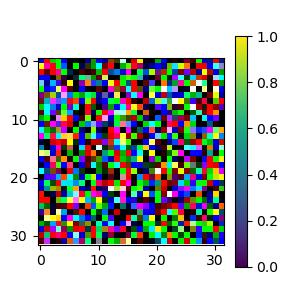
#> input picture datas/normal_noise_32.jpg, 300 x 300 px, given in place of static_color-grid_size_16.png, which was not available
$ jupyter execute --allow-errors pixel_time.ipynb   (text cells are left out)
#> lines starting #> are read from the running program, lines starting #| are printed output that depends on the picture; pictures that were not available may be replaced by others from this repository, and a replacement may not be noted
### ourmodel/UMRtools.py
import numpy as np
import matplotlib.pyplot as plt
import shutil
import sys
from io import StringIO
import threading
import time as Time
import os
import queue
import fileinput
output_buffer = StringIO()
old_stdout = sys.stdout
sys.stdout = output_buffer
BUILD_UP_DIR='/home/zhaobenyan/buildup/'
sys.path.insert(0,f'{BUILD_UP_DIR}')
import utils
from generate import *
sys.stdout = old_stdout


#通过import *的模式，所有用到的库就全import了，不需要再import了。AKA，只要一次import
PATCHFAST_DIR='/home/zhaobenyan/model/patchfast/'
RESOURCE_DIR='/home/zhaobenyan/model/resource/'
SRC_DIR='/home/zhaobenyan/model/repos/patchV1/src/'
BIN_DIR='/home/zhaobenyan/model/bin/'
HOME_DIR = os.environ['HOME']
MODEL_DIR=f"{HOME_DIR}/model/"
SET_UP_DIR=f"{MODEL_DIR}setup/"
REPOS_DIR=f"{MODEL_DIR}repos/"
PATCHV1_DIR=f"{REPOS_DIR}patchV1/"
MAX_RESOURCE=32 #最大并行数量，一般来说设置为显卡数量的整数倍，已经经过调优。注意：您仍可以并行超过这个数量，并且这样做是受到推荐的，因为它将更快。只不过超过Max后会有一定的串行情况。
VERSION='v1.2'
#以上，通过buildup进行相应设定，改动请重新buildup

#以下，可以自行设定
data_save_path='/home/zhaobenyan/model/data_save/auto_manage/' #自己设定，数据保存文件夹 以‘/’结尾
img_save_path='/home/zhaobenyan/model/data_save/img_save/' #自己设定，是Usave_img的根目录
model_log_path='/home/zhaobenyan/model/data_save/log/' #自己设定,存放戴老师模型的输出，可以通过观察是否有一个到100%的进度条来判断模型运行是否正常
gratings_path='/home/zhaobenyan/model/data_save/gratings/' #generate.py里面生成grating的路径

sleep_time=0.01 #线程连续启动时的等待时间参数，调参时使用，现在我应该调好了（如果时间间隔过短，则patch_fast会都选中同一GPU导致计算资源浪费）
log_on=False #开启log方便调试

#此版本模型，返回两个值，第一个是512个lgn，在每个时间段上的发放次数，shape:(512, 8000*秒数)
#                      第二个是v1各神经元的放电率，shape:(,3840)
#使用参数 layer='lgn'获得第一个返回值，使用layer='v1'或不写，获得第二个返回值
#不用担心会重复计算

for directory in [data_save_path,img_save_path,model_log_path]:
    if not os.path.exists(directory):
        os.makedirs(directory)

def _add_path(new_path):
    # 获取当前环境变量
    env = os.environ.copy()
    # 如果环境变量中不存在该路径，将其添加到PATH变量中
    if 'PATH' in env:
        paths = env['PATH'].split(':')
        if new_path not in paths:
            env['PATH'] = f"{new_path}:{env['PATH']}"
    else:
        env['PATH'] = new_path
    # 更新环境变量
    os.environ.update(env)

_add_path(f'{BIN_DIR}')
_add_path(f"{SRC_DIR}util/")


# [40 lines left out: function Upeek_target_neurons, not called in this run]

def _generate_Name_by_Para(C, P, SF, D, frameRate, size, repeat_time=1,run_time=0):
    return f"C{C:.3f}_P{P:.3f}_SF{SF}_D{D:.3f}_frameRate{frameRate}_size{size}_Rpt{repeat_time}_RunT{run_time:.3f}"

# [464 lines left out: functions Uget_Image_Array, read_spike, run_model, Uget_Image_Response, Uget_Parameter_Response, Uget_Parameter_Response_parallel and 6 more, not called in this run]


# [33 lines of commented-out code are left out]

print(f"UMRtools verison: {VERSION}")

### ourmodel/generate.py
import matplotlib.pyplot as plt
import matplotlib.gridspec as gs
import numpy as np
import os
from grating import *
from ext_signal import *
from scipy.stats import qmc

def acuity(ecc):
    k = 0.2049795945022049
    log_cpd0 = 3.6741080244555278
    cpd = np.exp(-k*ecc + log_cpd0)
    return 2/cpd/4
    # return 1/cpd/4

K_onC = 29.13289963
K_onS = 23.17378917
K_offC = 22.71914498
K_offS = 12.53276353
r_C = (acuity(0.095) + acuity(0))/2
r_S = r_C*3
cov = 0.53753
def zeroCross(k1, k2, r1, r2):
    return np.sqrt(np.log(k1/k2)/(r2*r2 - r1*r1))*r1*r2
SF = 1.0/(zeroCross(K_offC, K_onS*cov, r_C, r_S)*2 + zeroCross(K_onC, K_offS*cov, r_C, r_S)*2)
print(SF)

# color-drifting
inputLMS = True
# range_deg = 0.0344798
range_deg=0.034479770809412
print(acuity(range_deg))
buffer_deg = acuity(range_deg)*3  #*2
print(f'range_deg = {range_deg}, buffer_deg = {buffer_deg}')
SF = 36
TF = 8
time = np.array([1/TF])
neye = 1
center = np.pi/2
wing = np.pi/2
sharpness = 1

#生成grating
'''
path：储存路径
C:contrast,范围在[0,0.5]
P:#相位,范围[0,2pi)
SF:spatial frequency,建议范围在10到40之间
D:方向,范围[0,pi]
frameRate:帧率（一秒几帧，=1就是静止的,>1就是动的)
size:图片大小
'''
def generate_input(path,C,P,SF,D,frameRate,size,stimulus_name):
#> called with C = array of shape (1,), P = array of shape (1,), SF = array of shape (1,), D = array of shape (1,), frameRate = 1, size = 128, stimulus_name = 'static_color-grid_time1'
      n = 1 # 给图片编号的序号
      C = C.astype('float32')
      P = P.astype('float32')
      SF = SF.astype('float32')
      D = D.astype('float32')
      for c in C:
            for sf in SF:
                  for orient in D:
                        for phase in P:
                              crest = np.array([0.5+c, 0.5-c, 0.5]) #contrast和正弦光栅的波峰、波谷在LMS颜色空间的关系
                              valley = np.array([0.5-c, 0.5+c, 0.5])
                              # video_fn = path +f'static_color-grid_con_{round(C[0]*100)}'
                              video_fn = path +f'{stimulus_name}_{n}'
                              cfg_fn = path + f'{stimulus_name}_{n}_cfg' #XXXcfg.bin储存每张图的参数，要关注存的时候的变量类型，是f4还是u4，怎么存就怎么读
                              f = open(cfg_fn+ '.bin', 'wb') # sf,d,p,c
                              np.array([sf]).astype('f4').tofile(f)
                              np.array([orient*180/np.pi]).astype('f4').tofile(f) #generate_grating需要弧度制，但是我参数保存的角度制
                              np.array([phase*180/np.pi]).astype('f4').tofile(f)
                              np.array([c]).astype('f4').tofile(f)
                              crest.astype('f4').tofile(f)
                              valley.astype('f4').tofile(f)
                              f.close()
                              generate_grating(1.0, sf, TF, orient, size, crest, valley, video_fn, time, phase, sharpness, frameRate, ecc = range_deg, buffer_ecc = buffer_deg, gtype='drifting', neye = neye, bar = False, center = center, wing = wing, mask = None, inputLMS = inputLMS,genMovie = True)
                              n = n+1

def mk_path(path):#判断路径时候存在，不存在则创建
      if not os.path.exists(path):
            os.makedirs(path)

#获取.cfg文件fStimulus对应的文件名
# [7 lines left out: function Get_fStimulus_Name, not called in this run]

### ourmodel/pixel_time.ipynb
[cell 1]
from generate import *
import numpy as np
from UMRtools import *
import matplotlib.pyplot as plt
from PIL import Image
import time
import os.path
import shutil
np.set_printoptions(threshold=np.inf)  #使输出数据完整显示
import warnings
warnings.filterwarnings('ignore')

[cell 2]
#生成grating
def Generate_Gratings(C,P,SF,D,frameRate,size,stimulus_name):
    '''
    C:contrast,范围在[0,0.5]
    P:#相位,范围[0,2pi)
    SF:spatial frequency,建议范围在10到40之间
    D:方向,范围[0,pi]
    frameRate:帧率（一秒几帧，=1就是静止的,>1就是动的)
    size:图片大小
    stimulus_name:生成文件的文件名
    '''
    mk_path(gratings_path)
    generate_input(gratings_path,C,P,SF,D,frameRate,size,stimulus_name)
    #获取fStimulus及其.cfg文件对应的文件名
    fStimulus=Get_fStimulus_Name(gratings_path,stimulus_name)
    return fStimulus

[cell 3]
#运行一次代码并记录时间
def Run_Our_Model(frameRate, Simulation_duration,cfg_file_id, *args):
    '''
    可变长参数为：C, P, SF, D, size,stimulus_name
    其中stimulus_name：stimulus的名字（即调用generate.py生成文件时的文件名）
    如果可变长参数长度为0:固定fStimulus,如果不固定，每次都会生成grating并修改fStimulus,固定的话手动输入固定为哪个
    frameRate=1:静态图片
    Simulation_duration:模拟时长(s)
    log_on:是否打印一些中间值
    cfg_file_id: 指定使用的minimal配置文件编号,默认为空（即使用minimal.cfg作为cfg文件）
    repeat: 每组参数重复实验次数

    '''
    log_on=True
    if len(args) == 0:
        fStimulus='gray1.bin'
    else:
        C, P, SF, D, size, stimulus_name = args
        fStimulus=Generate_Gratings(C,P,SF,D,frameRate,size,stimulus_name)[0]
        fStimulus_path = gratings_path+fStimulus
        shutil.copy(fStimulus_path, RESOURCE_DIR)
    if log_on:
        print(f"fStimulus={RESOURCE_DIR}{fStimulus}")
        file_name = os.path.splitext(fStimulus)[0]
        cfg_file_path = os.path.join(gratings_path, file_name + "_cfg.bin")
        sf, ori, phase, contrast=read_grating_cfg(cfg_file_path)
        print(f"sf={sf},ori={ori},phase={phase},contrast={contrast}")

    # 获取使用的配置文件路径
    minimal_cfg_file_path = f"{SRC_DIR}minimal{cfg_file_id}.cfg"
    print(f"minimal_cfg_file_path={minimal_cfg_file_path}")
    if cfg_file_id=='':
        output_suffix = f'merge_test_0'
    else:
        output_suffix = f'merge_test_{cfg_file_id}'
    if log_on:
        print(f"changed minimal_cfg_file = {minimal_cfg_file_path}")

    #更改cfg文件的值
    with open(minimal_cfg_file_path, 'r') as file:
    # 读取文件的每一行，并用列表保存
        lines = file.readlines()
        for i in range(len(lines)):
            if "nt =" in lines[i] and "#nt =" not in lines[i] and lines[i][0]=='n':
                lines[i] = f"nt = {int(8000*Simulation_duration)} \n"
                if log_on:
                    print(f"changed nt = {int(8000*Simulation_duration)}")
            if "fStimulus =" in lines[i] and "#fStimulus =" not in lines[i]:
                lines[i] = f"fStimulus = {fStimulus} \n"
                if log_on:
                    print(f"changed fStimulus = {fStimulus}")
            if "frameRate =" in lines[i] and "#frameRate =" not in lines[i]:
                lines[i] = f"frameRate = {frameRate} \n"
                if log_on:
                    print(f"changed frameRate = {frameRate}")
            if "output_suffix =" in lines[i] and "#output_suffix =" not in lines[i]:
                lines[i] = f"output_suffix = {output_suffix} \n"
                if log_on:
                    print(f"changed output_suffix = {output_suffix}")
        with open(f"{SRC_DIR}/minimal{cfg_file_id}.cfg", 'w') as file:
            # 将修改后的行重新写入到文件中
            file.writelines(lines)

    #记录运行时间
    start_time = time.time()
    os.system(f'cd {PATCHFAST_DIR} && {BIN_DIR}patch_fast -c {SRC_DIR}minimal{cfg_file_id}.cfg > {model_log_path}{now_time_str()}.log')

    LGN_spike_time,fr=read_spike(f"{PATCHFAST_DIR}sample_spikeCount-{output_suffix}.bin")
    LGN_spike_time = np.floor(LGN_spike_time).astype(int)
    end_time = time.time()
    total_time = round((end_time - start_time),3)

    return LGN_spike_time,fr,total_time
    # LGN_spike_time:[521,8000], fr:[3840,1]

[cell 4]
#设计实验:不同分辨率的图片对计算时间的影响
#除了分辨率，其他参数也可以用这个函数类似进行实验，但是刺激时间不能用这个函数，因为刺激时间不同LGN_spike_time的维数不同，不能直接reshape
def Experiment_resolution(mode,repeat=3):
    '''
    以下参数虽然都是固定的(模拟时间1s,frameRate=1)需要的话可以修改
    保存数据的类型都是numpy数组,形状如下
    resolution:(len(resolution),1)
    lgn_spike:(len(resolution),repeat,512,8000)
    v1_fr:(len(resolution),repeat,3840)
    run_time:(len(resolution),repeat)记录运行时间
    '''
    P=np.array([0.5*np.pi])
    SF = np.arange(36,40,10)#36
    D = np.array([np.pi/6])  # 方向范围[0,pi]
    resolution=[16,32,64,80,128,200,256]
    lgn_spike=[]
    v1_fr=[]
    run_time=[]
    if mode=="grey":
        C=np.array([0])
    else:
        C=np.array([0.45])

    for index, size in enumerate(resolution):
        for i in range(repeat):
            LGN_spike_time,fr,total_time=Run_Our_Model(1, 1,index+1,C,P,SF,D,size,f'static_color-grid_size{size}')
            lgn_spike.append(LGN_spike_time)
            v1_fr.append(fr)
            run_time.append(total_time)

    resolution, lgn_spike, v1_fr, run_time = map(np.array, [resolution, lgn_spike, v1_fr, run_time])
    lgn_spike=lgn_spike.reshape(resolution.shape[0],repeat, 512, -1)
    v1_fr=v1_fr.reshape(resolution.shape[0],repeat, -1)
    run_time=run_time.reshape(resolution.shape[0],repeat, -1)

    if mode=="grey":
        np.savez(img_save_path+'grey.npz',resolution=resolution, lgn_spike=lgn_spike, v1_fr=v1_fr, run_time=run_time)

    else:
        np.savez(img_save_path+'static_color-grid_resolution.npz',resolution=resolution, lgn_spike=lgn_spike,v1_fr=v1_fr, run_time=run_time)

    # return resolution, lgn_spike, v1_fr, run_time

def Experiment_Simulation_duration(repeat=3):
    '''
    以下参数虽然都是固定的(模拟时间1s,frameRate=1)需要的话可以修改
    保存数据的类型都是numpy数组,形状如下
    Simulation_durations:(len(Simulation_durations),1)
    lgn_spike_array:大小为(len(Simulation_durations)*repeat,)的数组,每一项是一个(512,nt)的数组
    v1_fr:(len(Simulation_durations),repeat,3840)
    run_time:(len(Simulation_durations),repeat)记录运行时间
    '''
    P=np.array([0.5*np.pi])
    SF = np.arange(36,40,10)#36
    D = np.array([np.pi/6])  # 方向范围[0,pi]
    resolution=128
    # Simulation_durations=[1,2,3,4,5,10,15,20]
    Simulation_durations=[1,2]
    lgn_spike=[]
    v1_fr=[]
    run_time=[]
    C=np.array([0.45])

    for index, Simulation_duration in enumerate(Simulation_durations):
        for i in range(repeat):
            LGN_spike_time,fr,total_time=Run_Our_Model(1,Simulation_duration,index+1,C,P,SF,D,resolution,f'static_color-grid_time{Simulation_duration}')
            lgn_spike.append(LGN_spike_time)
            v1_fr.append(fr)
            run_time.append(total_time)
    Simulation_durations, v1_fr, run_time = map(np.array, [Simulation_durations, v1_fr, run_time])
    v1_fr=v1_fr.reshape(Simulation_durations.shape[0],repeat, -1)
    run_time=run_time.reshape(Simulation_durations.shape[0],repeat, -1)

    lgn_spike_array = np.empty(Simulation_durations.shape[0]*repeat, dtype=object)

    # 逐个将原始列表中的二维数组添加到空数组中
    for i in range(Simulation_durations.shape[0]*repeat):
        lgn_spike_array[i] = lgn_spike[i]

    # 打印结果
    print(lgn_spike_array.shape)

    np.savez(img_save_path+'Simulation_duration.npz',Simulation_durations=Simulation_durations, lgn_spike_array=lgn_spike_array, v1_fr=v1_fr, run_time=run_time)

    # return Simulation_durations, lgn_spike_array, v1_fr, run_time

#> (a cell that did not finish here is left out)

#> (a cell that did not finish here is left out)

[cell 7]
#计算lgn_fr,可以去掉指定时间之前的数据
def compute_lgn_fr(cut_off_time,mode,parameter):
  '''
  parameter=="Simulation_durations":说明Simulation_durations是变量，需要单独处理lgn_spike
  cut_off_time:截断时间，即不考虑该时间之前是spike,单位ms
  lgn_fr:(len(resolution), repeat, 512)  eg:(2,3,512)
  v1_fr:(len(resolution), repeat, 3840)
  '''
  dt=0.125

  if parameter=="Simulation_duration":
    with np.load(img_save_path+'Simulation_duration.npz',allow_pickle=True) as data:
      Simulation_durations = data['Simulation_durations']
      lgn_spike_array = data['lgn_spike_array']
      v1_fr = data['v1_fr']
      run_time = data['run_time']
      lgn_fr_list=[]
      # print(lgn_spike_array.shape[0])
      for i in range(lgn_spike_array.shape[0]):
        lgn_spike_single=lgn_spike_array[i]
        time_ms=lgn_spike_single.shape[1]*dt  #模拟时长(ms)
        cut=cut_off_time/dt #(cut_off_time/(nt*dt))*nt
        #截断的模拟次数，例如模拟时长1s时模拟8000次，cut_off_time设置为200ms,那么只计算后6400次的spike
        lgn_fr_single=np.sum(lgn_spike_single[:,int(cut):],axis=1)/((time_ms-cut_off_time)/1000) #(2, 3, 512, nt)->(2,3,512)
        print(f"lgn_fr={lgn_fr_single.shape}")
        lgn_fr_list.append(lgn_fr_list)
      lgn_fr=np.array(lgn_fr_list).reshape(Simulation_durations.shape[0],len(lgn_fr_list)/Simulation_durations.shape[0], -1)
    print(lgn_fr.shape)


  # [27 lines of commented-out code are left out]

#> (a cell that did not finish here is left out)

[cell 9]
# [68 lines left out: function plot, not called in this run]

#> (a cell that did not finish here is left out)

[cell 11]
#运行之后会保存一个文件，之后直接读取即可
C=np.array([0.45])
P=np.array([0.5*np.pi])
SF = np.arange(36,40,10)#36
D = np.array([np.pi/6])  # 方向范围[0,pi]
frameRate=1
size=128
Simulation_durations=[1,2,3,4,5,10,15,20]
repeat=10
lgn_mean_fr=[]
v1_mean_fr=[]
run_time=[]
#> (the rest of this cell did not finish here and is left out)

#> (a cell that did not finish here is left out)

#> (a cell that did not finish here is left out)

[cell 14]
#fr和运行时间随刺激时长的变化
C=np.array([0.45])
P=np.array([0.5*np.pi])
SF = np.arange(36,40,10)#36
D = np.array([np.pi/6])  # 方向范围[0,pi]
frameRate=1
resolution=[16,32,64,80,128,200,256]
repeat=10
lgn_mean_fr=[]
v1_mean_fr=[]
run_time=[]
#> (the rest of this cell did not finish here and is left out)

#> (a cell that did not finish here is left out)

[cell 16]
import matplotlib.pyplot as plt

# 为了方便，我们将所有向量转换为一维数组
#> (the rest of this cell did not finish here and is left out)

[cell 17]
#将实验用的grating拼成一张图用于展示

# 设置每个小图片的宽高
width, height = 256, 256

# 创建一张新的大图片
result = Image.new('RGB', (width * 4, height*2))
#> result: PIL image 1024x512 RGB; every value is 0
#> further down, img is the input picture: PIL image 300x300 RGB; mean R, G, B 178.5, 181.3, 180.5
#> `img = img.resize((width, height))`:
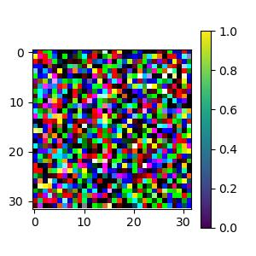
#> img: PIL image 256x256 RGB; mean R, G, B 178.5, 181.2, 180.4
#> `result.paste(img, (x, y))`:
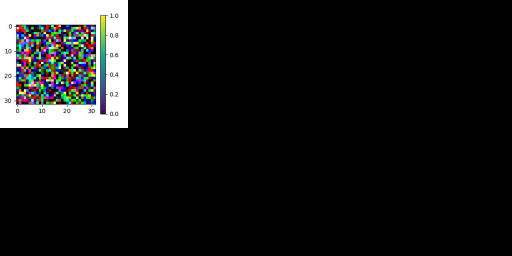
#> result: PIL image 1024x512 RGB (shown at 1/2 size); mean R, G, B 22.3, 22.7, 22.5

# 循环遍历每张小图片，并将其粘贴到大图片上
#> (the rest of this cell did not finish here and is left out)

[cell 18]
# 显示文件的创建时间
filename = "/home/zhaobenyan/model/merge_test/plotLGN_response_merge_test.py" #文件名
if os.path.exists(filename):
    # 获取文件最后修改时间
    last_modified_time = os.path.getmtime(filename)
    # 将时间戳转换为本地时间
    local_time = time.localtime(last_modified_time)
    # 格式化时间输出
    print(f"The image was last modified on {time.strftime('%Y-%m-%d %H:%M:%S', local_time)}.")
else:
    print("The image file does not exist.")

[cell 19]
import numpy as np
import matplotlib.pyplot as plt

# Define the Gaussian function
def gaussian(x, y, sigma):
    return 1/(2*np.pi*sigma**2)*np.exp(-(x**2+y**2)/(2*sigma**2))

# Create a grid of x and y values
x = np.linspace(-5, 5, 100)
y = np.linspace(-5, 5, 100)
X, Y = np.meshgrid(x, y)

# Evaluate the Gaussian function at each point in the grid
sigma = 1
Z = gaussian(X, Y, sigma)

# Plot the function as a surface plot
fig = plt.figure()
#> (the rest of this cell did not finish here and is left out)

[cell 20]
import numpy as np
import matplotlib.pyplot as plt

import numpy as np
import matplotlib.pyplot as plt

import numpy as np
import matplotlib.pyplot as plt

class TemporalParams:
    def __init__(self, nR, nD, tauR, tauD, ratio):
        self.nR = nR
        self.nD = nD
        self.tauR = tauR
        self.tauD = tauD
        self.ratio = ratio

def temporalKernel(tau, temp, lfac1, lfac2):
    tau1 = tau / temp.tauR
    tau2 = tau / temp.tauD
    A1 = (temp.nR-1) * np.log(tau1)
    A2 = (temp.nD-1) * np.log(tau2)
    tpR = np.exp(A1 - tau1 - lfac1) / temp.tauR
    tpD = np.exp(A2 - tau2 - lfac2) / temp.tauD
    tp = tpR - temp.ratio * tpD
    return tp

def integral(t_0, lfac1, lfac2, temp, nR, nD, tauR, tauD, ratio):
    def G(tau):
        tau1 = tau / temp.tauR
        tau2 = tau / temp.tauD
        A1 = (nR-1) * np.log(tau1)
        A2 = (nD-1) * np.log(tau2)
        tpR = np.exp(A1 - tau1 - lfac1) / temp.tauR
        tpD = np.exp(A2 - tau2 - lfac2) / temp.tauD
        tp = tpR - ratio * tpD
        return tp
    dt = 0.01  # 时间步长
    t = np.arange(0, t_0+dt, dt)
    g = G(t_0 - t)
    h = np.sum(g[:-1] + g[1:]) * dt / 2  # 梯形法求积分
    return h

def plot_G_and_h(t, lfac1, lfac2, temp):
    # 计算G(t)和h(t)
    Gt = temporalKernel(t, temp, lfac1, lfac2)
    ht = np.array([integral(ti, lfac1, lfac2, temp, temp.nR, temp.nD, temp.tauR, temp.tauD, temp.ratio) for ti in t])

    # 画图
    fig, (ax1, ax2) = plt.subplots(ncols=2, figsize=(12, 4))
    ax1.plot(t, Gt)
    ax1.set_xlabel('Time (ms)')
    ax1.set_ylabel('G(t)')

    ax2.plot(t, ht)
    ax2.set_xlabel('Time (ms)')
    ax2.set_ylabel('h(t)')

    plt.show()
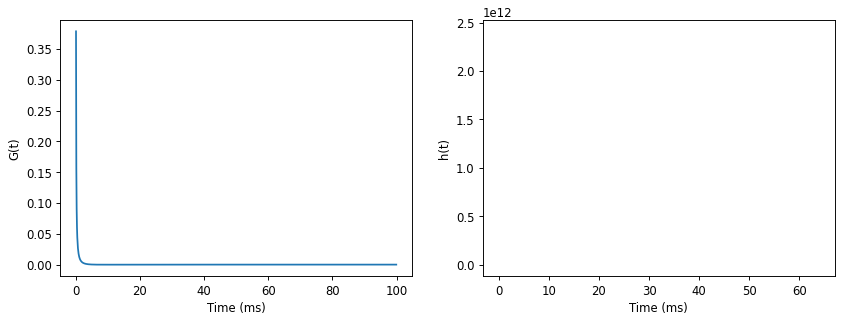
#> figure drawn by matplotlib, 2 panels


tau = 0.1  # 时间常数
lfac1 = 0  # G(t)中的常量1
lfac2 =0  # G(t)中的常量2
nR = 6  # G(t)中的参数nR
nD = 6  # G(t)中的参数nD
tauR = 0.01  # G(t)中的参数tauR
tauD = 0.02  # G(t)中的参数tauD
ratio = 1  # G(t)中的参数ratio

temp = TemporalParams(tauR, tauD, nR, nD, ratio)
t = np.arange(0, 100, 0.1)  # 时间向量

plot_G_and_h(t, lfac1, lfac2, temp)

[cell 21]
import numpy as np
import matplotlib.pyplot as plt
from scipy.integrate import simps

# 定义 G(t) 函数
def G(t):
    tau0 = 0.01
    tau1 = 0.02
    return t**5/tau0**6 * np.exp(-t / tau0) - t**5/tau1**6 * np.exp(-t / tau1)

# 定义 h(t) 函数
def h(t):
    s = np.linspace(0, t, 1000)
    g = G(t - s)
    return simps(g, s)

# 生成数据点
t = np.linspace(0, 0.5, 1000)
y1 = G(t)
y2 = np.array([h(ti) for ti in t])

# 创建画布和子图
fig, (ax1, ax2) = plt.subplots(1, 2, figsize=(14, 5))

# 绘制 G(t) 图像
ax1.plot(t, y1, color='blue', linestyle='-', linewidth=2)
ax1.set_xlabel('t')
ax1.set_ylabel('G(t)')
ax1.set_title('Graph of G(t)')

# 绘制 h(t) 图像
ax2.plot(t, y2, color='red', linestyle='-', linewidth=2)
ax2.set_xlabel('t')
ax2.set_ylabel('h(t)')
ax2.set_title('Graph of h(t)')

# 显示图像
plt.show()
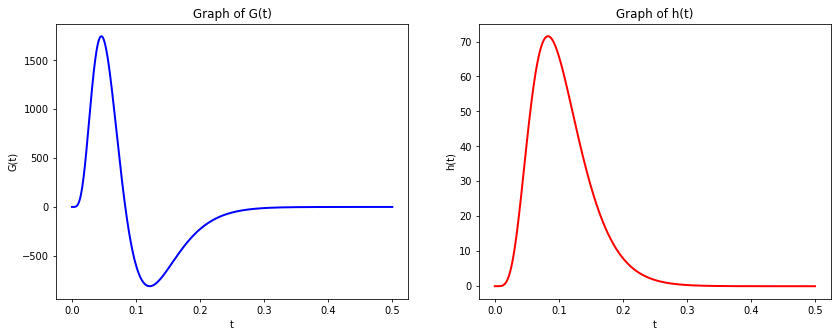
#> figure drawn by matplotlib, 2 panels; panel 1: curve peaks at x = 0.046, y = 1747.6; panel 2: curve peaks at x = 0.0831, y = 71.52
